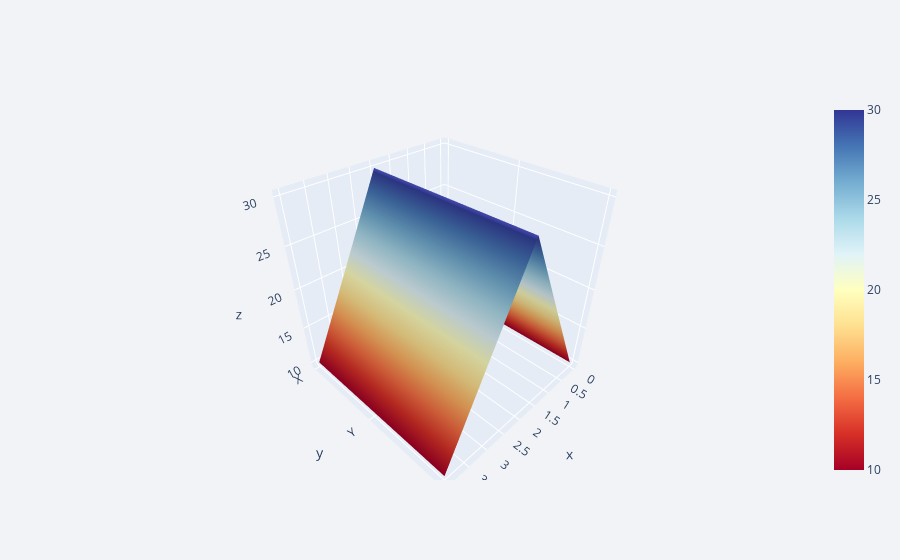

Notebook cell for this chart:
### Code cell
df3.iplot(kind='surface', colorscale='rdylbu')

### Figure 1 — Plotly figure (JSON) as saved in the notebook; plotly's stock layout.template omitted (floating-point values rounded to 4 significant figures)
{"data": [{"colorscale": [[0, "rgb(165,0,38)"], [0.1, "rgb(215,48,39)"], [0.2, "rgb(244,109,67)"], [0.3, "rgb(253,174,97)"], [0.4, "rgb(254,224,144)"], [0.5, "rgb(255,255,191)"], [0.6, "rgb(224,243,248)"], [0.7, "rgb(171,217,233)"], [0.8, "rgb(116,173,209)"], [0.9, "rgb(69,117,180)"], [1, "rgb(49,54,149)"]], "type": "surface", "x": [0, 1, 2, 3, 4], "y": ["X", "Y", "Z"], "z": [[10, 20, 30, 20, 10], [10, 20, 30, 20, 10], [10, 20, 30, 20, 10]]}], "layout": {"legend": {"bgcolor": "#F2F3F7", "font": {"color": "#505050"}}, "paper_bgcolor": "#F2F3F7", "plot_bgcolor": "#F2F3F7", "title": {"font": {"color": "#484848"}}, "xaxis": {"gridcolor": "#E1E5ED", "showgrid": true, "tickfont": {"color": "#505050"}, "title": {"font": {"color": "#505050"}, "text": ""}, "zerolinecolor": "#E1E5ED"}, "yaxis": {"gridcolor": "#E1E5ED", "showgrid": true, "tickfont": {"color": "#505050"}, "title": {"font": {"color": "#505050"}, "text": ""}, "zerolinecolor": "#E1E5ED"}}}
